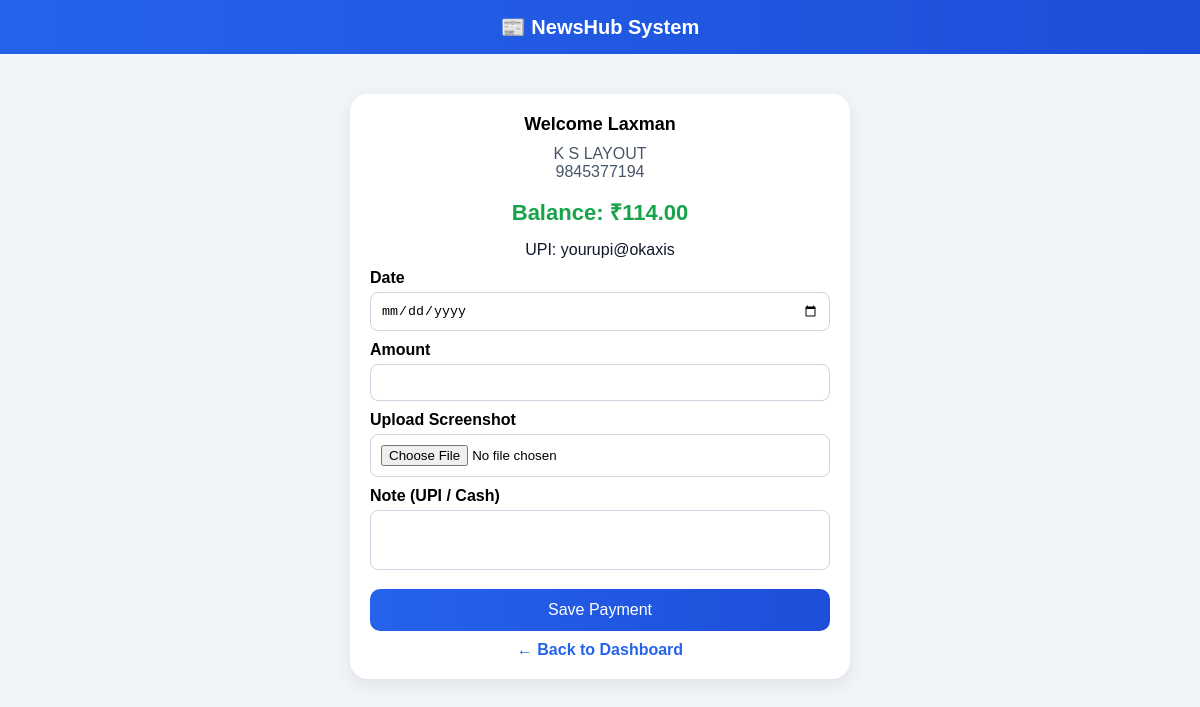
The app's page /make-payment/ (signed in) with its own data.
### core/models.py (models this page shows, shortened)
class Vendor(models.Model):
    name = models.CharField(max_length=100)
    phone = models.CharField(max_length=15, unique=True)
    password = models.CharField(max_length=100, default="demo")
    area = models.ForeignKey(Area, on_delete=models.CASCADE)
    opening_balance = models.DecimalField(max_digits=10, decimal_places=2, default=0)
    is_active = models.BooleanField(default=True)

class Area(models.Model):
    name = models.CharField(max_length=100, unique=True)

### core/views.py (the view, shortened to what this page needs)
# urls.py: path('make-payment/', views.make_payment, name='make_payment'),
def make_payment(request):
    vendor_id = request.session.get("vendor_id")
    if not vendor_id:
        return redirect("vendor_login")
    vendor = get_object_or_404(Vendor, id=vendor_id)
    indents = DailyIndent.objects.filter(vendor=vendor)
    payments = VendorPayment.objects.filter(vendor=vendor)
    balance = Decimal(vendor.opening_balance)
    for indent in indents:
        balance += indent.calculate_amount()
    for payment in payments:
        balance -= payment.amount
    return render(request, "core/make_payment.html", {
        "vendor": vendor,
        "balance": balance,
        "upi_id": "yourupi@okaxis",
    })

### core/templates/core/make_payment.html (shortened to what this page needs)
<!DOCTYPE html>
<html>
<head>
</head>
<body>
<div class="header">
    📰 NewsHub System
</div>
<div class="container">
    <div class="card">
        <div class="title">Welcome {{ vendor.name }}</div>
        <div class="info">{{ vendor.area.name }}</div>
        <div class="info">{{ vendor.phone }}</div>
        <div class="balance">Balance: ₹{{ balance }}</div>
        <div class="upi">UPI: {{ upi_id }}</div>
        <form method="POST" enctype="multipart/form-data">
            <label>Date</label>
            <input type="date" name="date" required>
            <label>Amount</label>
            <input type="number" name="amount" required>
            <label>Upload Screenshot</label>
            <input type="file" name="screenshot">
            <label>Note (UPI / Cash)</label>
            <textarea name="note"></textarea>
            <button type="submit" class="btn">Save Payment</button>
        </form>
        <a href="/vendor-dashboard/" class="back">← Back to Dashboard</a>
    </div>
</div>
</body>
</html>

### core/templates/core/make_payment.html (style rules this page uses)
body { font-family: Arial, sans-serif; background: #f1f5f9; margin: 0; }
.header { background: linear-gradient(90deg, #2563eb, #1d4ed8); color: white; padding: 15px; text-align: center; font-size: 20px; font-weight: bold; }
.container { max-width: 500px; margin: 25px auto; padding: 15px; }
.card { background: white; padding: 20px; border-radius: 18px; box-shadow: 0 6px 18px rgba(0,0,0,0.08); }
.title { font-size: 18px; font-weight: bold; text-align: center; margin-bottom: 10px; }
.info { text-align: center; color: #475569; }
.balance { text-align: center; font-size: 22px; color: #16a34a; font-weight: bold; margin: 15px 0; }
label { font-weight: bold; display: block; margin-top: 10px; }
input, textarea { width: 100%; padding: 10px; margin-top: 5px; border: 1px solid #cbd5e1; border-radius: 8px; box-sizing: border-box; }
textarea { resize: none; height: 60px; }
.btn { width: 100%; padding: 12px; margin-top: 15px; background: linear-gradient(90deg, #2563eb, #1d4ed8); color: white; border: none; border-radius: 10px; font-size: 16px; cursor: pointer; }
.back { display: block; margin-top: 10px; text-align: center; text-decoration: none; color: #2563eb; font-weight: bold; }
.upi { text-align: center; margin: 10px 0; color: #0f172a; }

### records on screen
Vendor: name "Laxman", area.name "K S LAYOUT", phone "9845377194"

### other values on screen
{{ balance }} "114.00"
{{ upi_id }} "yourupi@okaxis"
